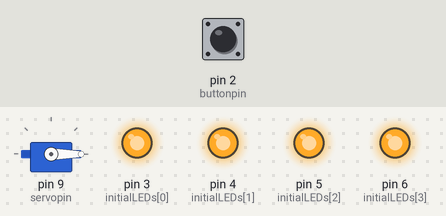
The sketch below on a simulated Arduino Uno, built with avr-gcc and run on an emulated ATmega328P. Parts: servo, output pins drawn as LEDs (lit = HIGH). Inputs (shaded band) come from the test bench; at power-on: pin 2 (buttonpin) HIGH.

Above: at 13.2 s.
13.3 s: pin 2 (buttonpin) pulled LOW for 0.15 s
At 14.1 s:
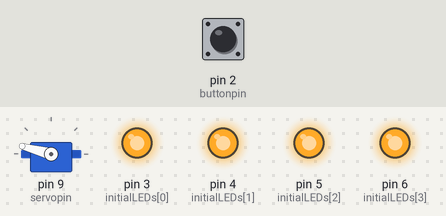
At 15.1 s:
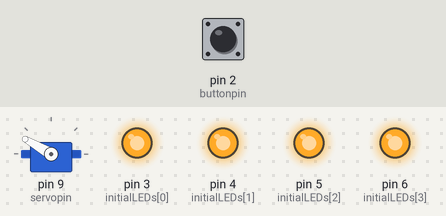
Timing chart, 0 to 25.8 s (numbered marks = the images above; inputs shaded):
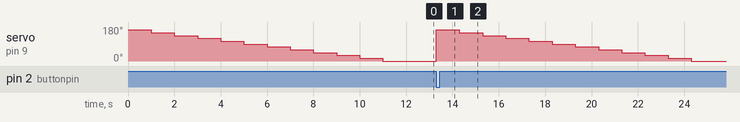

The sketch:

finalarduinoproject.ino
```cpp
#include <Servo.h>

#define buttonpin 2 // Pin for the door close ( we tested with a button)
#define servopin 9 // Pin for the servo

Servo servo;

int initialLEDs[] = {3, 4, 5, 6}; // Pins for the initial set of LEDs
int secondLEDs[] = {7, 8, 12, 11}; // Pins for the second set of LEDs
//int pos = 0;
bool lightsOn = false;
bool buttonState = false;
bool lastButtonState = false;

void setup() {
  // servo to 0 ( done slower) (initially just had 4 positions but kept adding to slow it down and ended up with a long string)
  servo.attach(servopin);
  servo.write(165);
    delay(1000);
    servo.write(150);
    delay(1000);
    servo.write(135);
    delay(1000);
    servo.write(120);
    delay(1000);
    servo.write(105);
    delay(1000);
    servo.write(90);
    delay(1000);
    servo.write(75);
    delay(1000);
    servo.write(60);
    delay(1000);
    servo.write(45);
    delay(1000);
    servo.write(30);
    delay(1000);
    servo.write(15);
    delay(1000);
    servo.write(0);
    delay(1000);

  // button set up
  pinMode(buttonpin, INPUT_PULLUP);

  // set up leds
  for (int i = 0; i < 4; i++) {
    pinMode(initialLEDs[i], OUTPUT);
    digitalWrite(initialLEDs[i], HIGH); // turn on first leds
  }
}

void loop() {
  // is the button pressed
  buttonState = digitalRead(buttonpin);

  // is the button pressed check
  if (buttonState != lastButtonState) {
    if (buttonState == LOW) {
      // if pressed, lights and servo toggle
      toggleLightsAndServo();
    }
    delay(50);
  }

  lastButtonState = buttonState;
}

void toggleLightsAndServo() {
  if (lightsOn) {
    // Turn off the initial set of LEDs
    for (int i = 0; i < 4; i++) {
      digitalWrite(initialLEDs[i], LOW);
    }

    // turn on the second set of LEDs
    for (int i = 0; i < 4; i++) {
      pinMode(secondLEDs[i], OUTPUT);
      digitalWrite(secondLEDs[i], HIGH);
    }

    // rotate the servo to 180 degrees
    //servo.write(180);
    /*for (pos=0;pos<=180;pos+=45 ) {// slowing this down, but still goes from 0 degrees to 180

    servo.write(pos);
    delay(100);
    }*/
    servo.write(15);
    delay(1000);
    servo.write(30);
    delay(1000);
    servo.write(45);
    delay(1000);
    servo.write(60);
    delay(1000);
    servo.write(75);
    delay(1000);
    servo.write(90);
    delay(1000);
    servo.write(105);
    delay(1000);
    servo.write(120);
    delay(1000);
    servo.write(135);
    delay(1000);
    servo.write(150);
    delay(1000);
    servo.write(165);
    delay(1000);
    servo.write(180);
    delay(1000);

    lightsOn = false; // Update lights status
  } else {
    // Turn off the second set of LEDs
    for (int i = 0; i < 4; i++) {
      digitalWrite(secondLEDs[i], LOW);
    }

    // turn on the initial set of LEDs
    for (int i = 0; i < 4; i++) {
      pinMode(initialLEDs[i], OUTPUT);
      digitalWrite(initialLEDs[i], HIGH);
    }

    // Rotate the servo back to 0 degrees
    //servo.write(0);
    /*for (pos=0;pos<=180;pos-=45 ) {// slowing this down, but still goes from 180 degrees to 0

    servo.write(pos);
    delay(100);
    }*/
    servo.write(165);
    delay(1000);
    servo.write(150);
    delay(1000);
    servo.write(135);
    delay(1000);
    servo.write(120);
    delay(1000);
    servo.write(105);
    delay(1000);
    servo.write(90);
    delay(1000);
    servo.write(75);
    delay(1000);
    servo.write(60);
    delay(1000);
    servo.write(45);
    delay(1000);
    servo.write(30);
    delay(1000);
    servo.write(15);
    delay(1000);
    servo.write(0);
    delay(1000);

    lightsOn = true; // lights on
  }
}
```

Measured:
- after the input at 13.3 s, servo on pin 9 (servopin): 0° → 165° at once, → 150° 1.0 s later, → 135° 1.0 s later, → 120° 1.0 s later, … (12 changes in this stretch)
